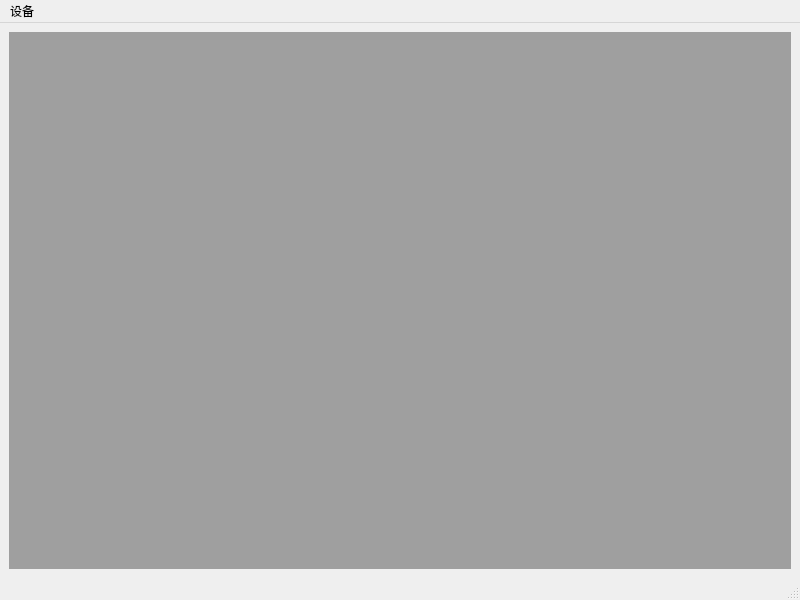
<?xml version="1.0" encoding="UTF-8"?>
<ui version="4.0">
 <class>CameraSpy</class>
 <widget class="QMainWindow" name="CameraSpy">
  <property name="geometry">
   <rect>
    <x>0</x>
    <y>0</y>
    <width>800</width>
    <height>600</height>
   </rect>
  </property>
  <property name="windowTitle">
   <string>MainWindow</string>
  </property>
  <widget class="QWidget" name="centralwidget">
   <layout class="QGridLayout" name="gridLayout">
    <item row="0" column="0">
     <widget class="QMdiArea" name="mdiArea">
      <widget class="QWidget" name="subwindow">
       <property name="windowTitle">
        <string>子窗口</string>
       </property>
       <layout class="QGridLayout" name="gridLayout_2">
        <item row="0" column="0">
         <widget class="QLabel" name="label">
          <property name="text">
           <string>TextLabel</string>
          </property>
         </widget>
        </item>
       </layout>
      </widget>
     </widget>
    </item>
   </layout>
  </widget>
  <widget class="QMenuBar" name="menubar">
   <property name="geometry">
    <rect>
     <x>0</x>
     <y>0</y>
     <width>800</width>
     <height>27</height>
    </rect>
   </property>
   <widget class="QMenu" name="menu">
    <property name="title">
     <string>设备</string>
    </property>
    <addaction name="actionA"/>
   </widget>
   <addaction name="menu"/>
  </widget>
  <widget class="QStatusBar" name="statusbar"/>
  <action name="actionA">
   <property name="text">
    <string>Add</string>
   </property>
  </action>
 </widget>
 <resources/>
 <connections/>
</ui>
